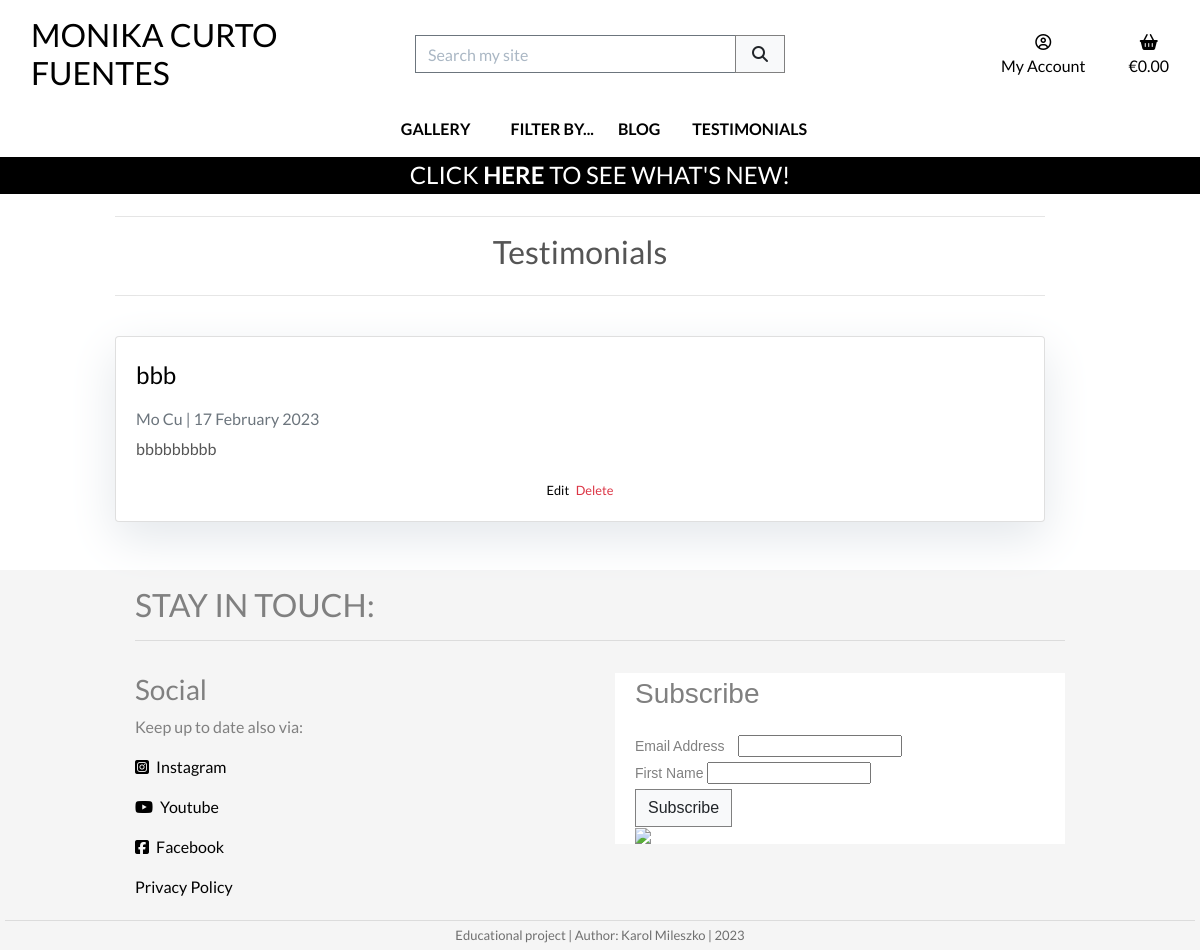
Page /testimonials/ (signed in) on the earlier database version.
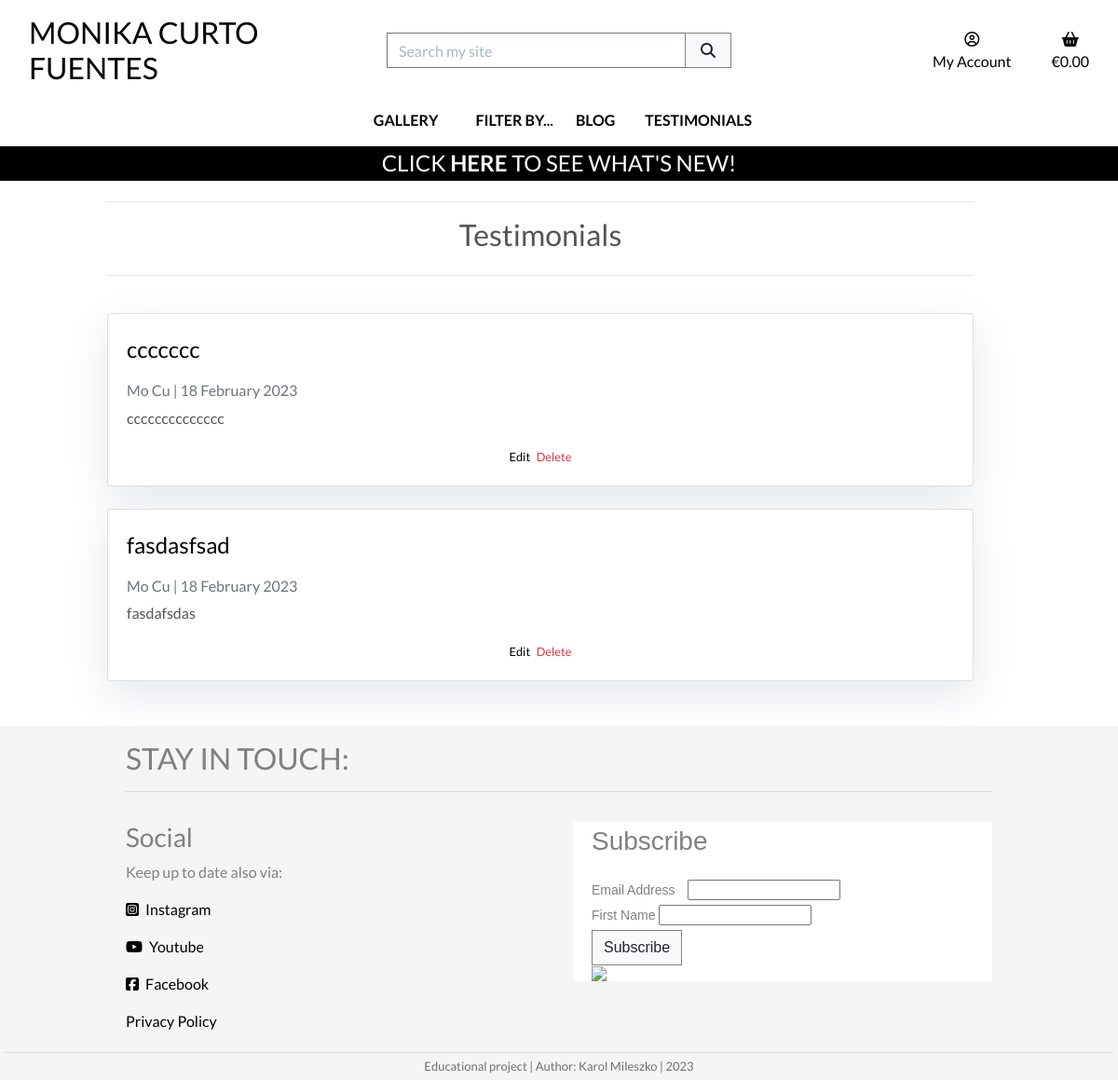
Same page on the later database version.
### testimonials/models.py (models this page shows, shortened)
class Testimonial(models.Model):
    class Meta:
        ordering = ['-created_on']
    title = models.CharField(
        max_length=150,
        null=True,
        blank=True)
    author = models.ForeignKey(
        User,
        on_delete=models.SET_NULL,
        related_name="testimonials",
        null=True,
        blank=True)
    content = models.TextField()
    created_on = models.DateTimeField(
        auto_now_add=True)
    updated_on = models.DateTimeField(
        auto_now=True)
    priority = models.CharField(
        max_length=10,
        choices=PRIORITY_CHOICES,
        default="3 - Normal",
        null=True,
        blank=True)
    live = models.BooleanField(
        default=False)

### testimonials/views.py (the view)
class TestimonialList(generic.ListView):
    model = Testimonial
    testimonials = Testimonial.objects.all()
    template_name = 'testimonials/testimonials.html'
    ordering = ['priority', '-created_on']
    def get_queryset(self):
        queryset = super().get_queryset()
        if self.request.user.is_staff:
            return queryset
        return queryset.filter(live=True)

### bag/contexts.py (called while the page is built, shortened)
def bag_contents(request):
    bag_items = []
    total = 0
    product_count = 0
    bag = request.session.get('bag', {})
    if total < settings.FREE_DELIVERY_THRESHOLD and total > 0:
        min_charge = settings.DELIVERY_MIN_CHARGE
        delivery = max(
            total * Decimal(settings.STANDARD_DELIVERY_PERCENTAGE / 100),
            min_charge)
        free_delivery_delta = settings.FREE_DELIVERY_THRESHOLD - total
    else:
        delivery = 0
        free_delivery_delta = 0
    grand_total = delivery + total
    context = {
        'bag_items': bag_items,
        'total': total,
        'product_count': product_count,
        'delivery': delivery,
        'free_delivery_delta': free_delivery_delta,
        'free_delivery_threshold': settings.FREE_DELIVERY_THRESHOLD,
        'grand_total': grand_total,
    }
    return context

### testimonials/templates/testimonials/testimonials.html (shortened to what this page needs)
{% extends "base.html" %}
{% load static %}
{% block page_header %}
    {% include "includes/page_header.html" with title="Testimonials" subtitle="" %}
{% endblock %}
{% block content %}
    <div class="container mb-4 col-12 col-md-10 offset-md-1">
        <div class="row">
            <div class="col">
                {% if testimonial_list|length > 0 %}
                    {% for testimonial in testimonial_list %}
                        <div class="card mb-4">
                            <div class="card-body">
                                <a href="{% url 'testimonial_detail' testimonial.id  %}"
                                    <p class="card-title">{{ testimonial.title }}<p>
                                </a>
                                <p class="card-text text-muted h6">
                                    {{ testimonial.author.get_full_name|default:testimonial.author.username }} | {{ testimonial.created_on | date:"d F Y"}}
                                </p>
                                <div class="row">
                                    <div class="card-text col">
                                        <p>
                                            {{testimonial.content|safe }}
                                        </p>
                                    </div>
                                </div>
                                {% if request.user.is_staff %}
                                <div class="text-center">
                                    <small>
                                        <a href="{% url 'testimonial_edit' testimonial.id %}"  class="mr-1">Edit</a>
                                        <a href="{% url 'testimonial_delete' testimonial.id %}" class="text-danger">Delete</a>
                                    </small>
                                </div>
                                {% endif %}
                            </div>
                        </div>
                    {% endfor %}
                {% endif %}
            </div>
        </div>
    </div>
{% endblock %}

Differences in the rows shown:
removed Testimonial: title "bbb", author.get_full_name "Mo Cu", created_on "17 February 2023", content "bbbbbbbbb"
added Testimonial: title "ccccccc", author.get_full_name "Mo Cu", created_on "18 February 2023", content "cccccccccccccc"
added Testimonial: title "fasdasfsad", author.get_full_name "Mo Cu", created_on "18 February 2023", content "fasdafsdas"
